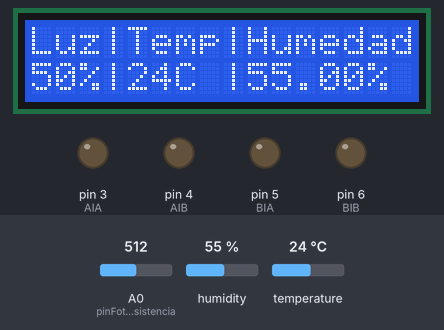
Bench run of a sketch on a simulated Arduino Uno, built with avr-gcc and run on an emulated ATmega328P. Parts: 16×2 character LCD, output pins drawn as LEDs (lit = HIGH). The test bench sets the inputs (shaded band); at power-on: A0 (pinFotoresistencia) = 512, humidity 55 %, temperature 24 °C. What the sketch prints to the serial monitor is not drawn.

Above: at 1.2 s.
1.3 s: A0 (pinFotoresistencia) set to 502
At 2.8 s:
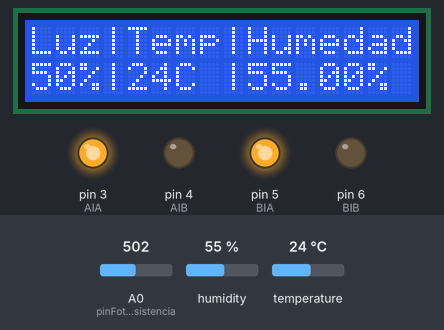
5.6 s: A0 (pinFotoresistencia) set to 111
At 11.1 s:
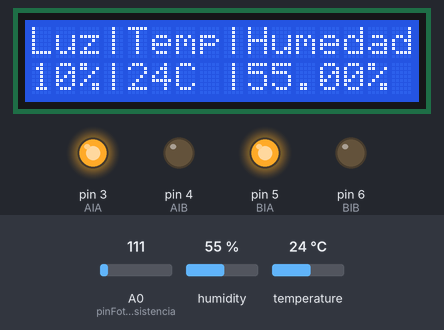
11.7 s: A0 (pinFotoresistencia) set to 93
At 17.3 s:
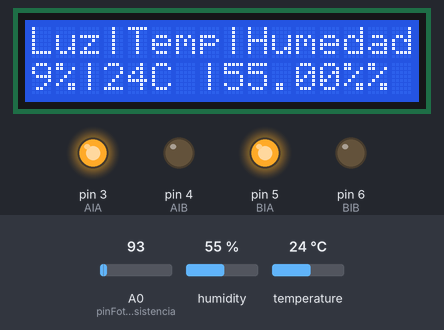
17.8 s: humidity set to 22 %
At 23.5 s:
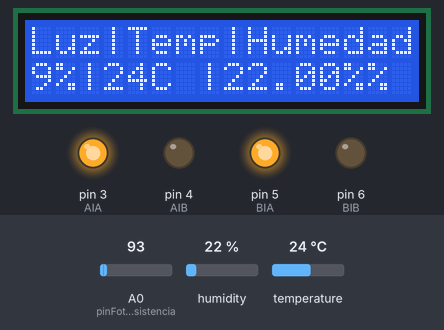
23.9 s: temperature set to 12 °C
At 29.6 s:
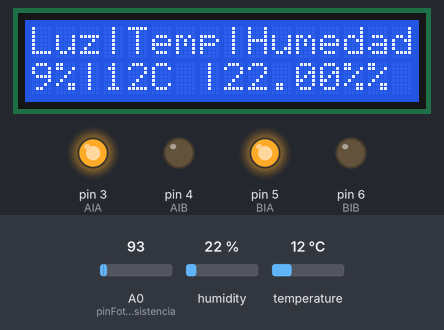
29.9 s: humidity set to 40 %
At 35.8 s:
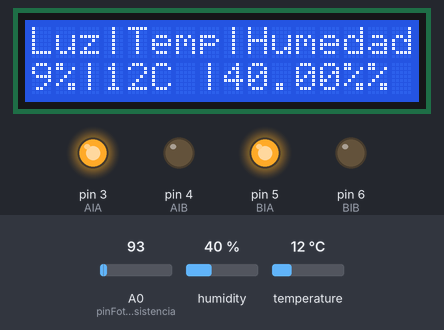
Timing chart, 0 to 37.0 s (numbered marks = the images above; inputs shaded):
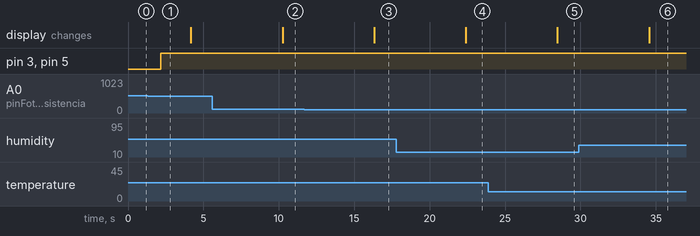

The sketch:

sketch_nov7a.ino
```cpp
#include <Wire.h>
#include <LiquidCrystal_I2C.h>
#include "DHT.h"  //libreria para usar el sensor de temperatura

const int pinFotoresistencia = A0;  //pin analogo al que esta conectada la fotoresistencia
#define DHTPIN 2                    //pin digital al que esta conectado el sensor de temperatura
#define DHTTYPE DHT11               // se define el tipo de sensor de temperatura que estamos usando
DHT dht(DHTPIN, DHTTYPE);           //se crea un objeto con el tipo de sensor usado y el pin al que esta conectado
LiquidCrystal_I2C lcd(0x3F,16,2);

//variables para el controlador de los motores de las ruedas
const int AIA = 3;
const int AIB = 4;
const int BIA = 5;
const int BIB = 6;
byte speed = 255;


//metodo para hacer avanzar los motores
void forward() {
  analogWrite(AIA, speed);
  analogWrite(AIB, 0);
  analogWrite(BIA, speed);
  analogWrite(BIB, 0);
}

//metodo para hacer retroceder los motores
void backward() {
  analogWrite(AIA, 0);
  analogWrite(AIB, speed);
  analogWrite(BIA, 0);
  analogWrite(BIB, speed);
}

//metodo para detener los motores
void stopMotors() {
  analogWrite(AIA, 0);
  analogWrite(AIB, 0);
  analogWrite(BIA, 0);
  analogWrite(BIB, 0);
}


//setup() Se utiliza para inicializar el hardware y las variables necesarias antes de comenzar el bucle principal.
void setup() {
  dht.begin();  //se inicia el sensor de temperatura

  // se definen como salidas los pines de control del motor
  pinMode(AIA, OUTPUT);
  pinMode(AIB, OUTPUT);
  pinMode(BIA, OUTPUT);
  pinMode(BIB, OUTPUT);

  Serial.begin(9600);  // esto es para imprimir por consola cositas para debugear

  lcd.init(); // Inicializar el LCD
  lcd.backlight(); //Encender la luz de fondo del lcd
  lcd.print("Luz|Temp|Humedad");// Escribimos el Mensaje en el LCD.

}

void loop() {
  int valorLuz = analogRead(pinFotoresistencia);       //se lee el valor de la fotoresistencia
  int porcentajeLuz = map(valorLuz, 0, 1023, 0, 100);  //se mapea el valor a un porcentaje entre 1 y 100
  float t = dht.readTemperature();                     //lectura de temperatura del sensor de temperatura
  float h = dht.readHumidity();                        //lectura de humedad (el sensor de temperatura también lee humedad)

  //agregar logica para mover o detener los motores con la temperatura y humedad
  if (porcentajeLuz < 50) {
    Serial.println("Luz baja, ejecutando motores...");
    forward();
    delay(2000);
  } else {
    Serial.println("Luz suficiente, motores detenidos.");
    stopMotors();
  }

  // Ubicamos el cursor del lcd en la primera posición(columna:0) de la segunda línea(fila:1)
  lcd.setCursor(0, 1);

   // Escribimos en el lcd los datos de los sensores
  lcd.print(porcentajeLuz);
  lcd.print("%|");
  lcd.print((int)t);
  lcd.print("C |");
  lcd.print(h);
  lcd.print("%");
  delay(1000);
}
```

Measured:
- the behaviour switches between 512 and 511 on A0 (pinFotoresistencia) (found by bisection; images 0 and 1)
- the behaviour switches between 103 and 102 on A0 (pinFotoresistencia) (found by bisection; images 2 and 3)
- after the input at 1.3 s, pin 3 (AIA), pin 5 (BIA): LOW → HIGH after 0.86 s
- after the input at 5.6 s, the display: changes after 4.7 s (image 2)
- after the input at 11.7 s, the display: changes after 4.6 s (image 3)
- after the input at 17.8 s, the display: changes after 4.6 s (image 4)
- after the input at 23.9 s, the display: changes after 4.6 s (image 5)
- after the input at 29.9 s, the display: changes after 4.7 s (image 6)
